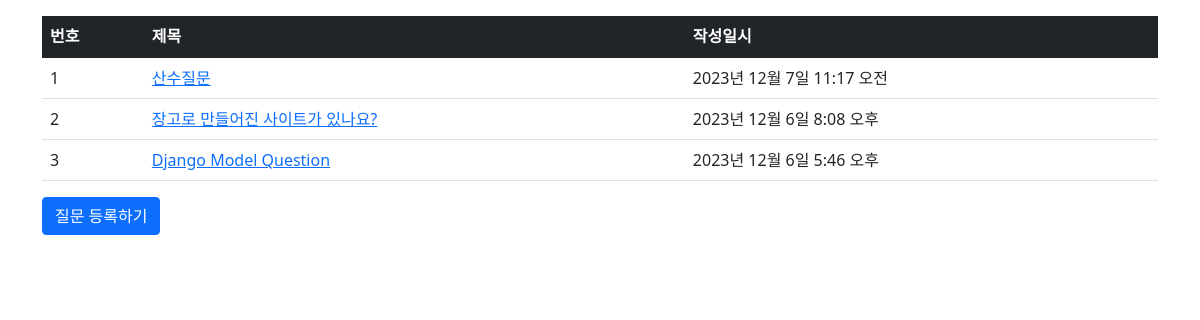
Screenshot of /pybo/ with the database file from the repository.
### pybo/models.py (models this page shows, shortened)
class Question(models.Model):
    subject = models.CharField(max_length=200)
    content = models.TextField()
    create_date = models.DateTimeField()

### pybo/views.py (the view)
# urls.py: path('', views.index, name='index'), # pybo라는 경로로 요청이 들어오면 views.py index 함수 호출
def index(request):
    question_list = Question.objects.order_by('-create_date')
    context = {'question_list' : question_list}
    return render(request, 'pybo/question_list.html', context)

### templates/pybo/question_list.html (shortened to what this page needs)
{% extends 'base.html' %}
{% block content %}
<!-- {% load static %}
<link rel="stylesheet" type="text/css" href="{% static 'bootstrap.min.css' %}"> -->
<div class="container my-3">
    <table class="table">
        <thead>
            <tr class="table-dark">
                <th>번호</th>
                <th>제목</th>
                <th>작성일시</th>
            </tr>
        </thead>
        <tbody>
            {% if question_list %}
                {% for question in question_list %}
                <tr>
                    <td>{{ forloop.counter }}</td>
                    <td>
                        <a href="{% url 'pybo:detail' question.id %}">{{ question.subject }}</a>
                    </td>
                    <td>{{ question.create_date }}</td>
                </tr>
                {% endfor %}
            {% else %}
                <tr>
                    <td colspan="3">질문이 없습니다.</td>
                </tr>
            {% endif %}
        </tbody>
    </table>
    <a href="{% url 'pybo:question_create' %}" class="btn btn-primary">질문 등록하기</a>
</div>
{% endblock %}

### rows the page displays
Question: subject "산수질문", create_date "2023년 12월 7일 11:17 오전"
Question: subject "장고로 만들어진 사이트가 있나요?", create_date "2023년 12월 6일 8:08 오후"
Question: subject "Django Model Question", create_date "2023년 12월 6일 5:46 오후"
